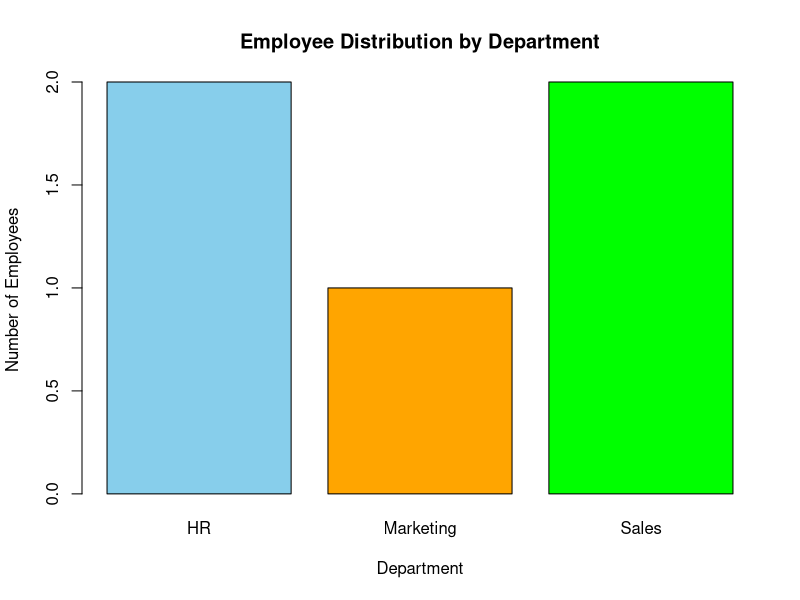

The R script that drew this image:
# Department data
department <- c("Sales", "HR", "Marketing", "Sales", "HR")

# Count employees in each department
dept_count <- table(department)

# Bar chart
barplot(dept_count,
        col = c("skyblue", "orange", "green"),
        main = "Employee Distribution by Department",
        xlab = "Department",
        ylab = "Number of Employees")
